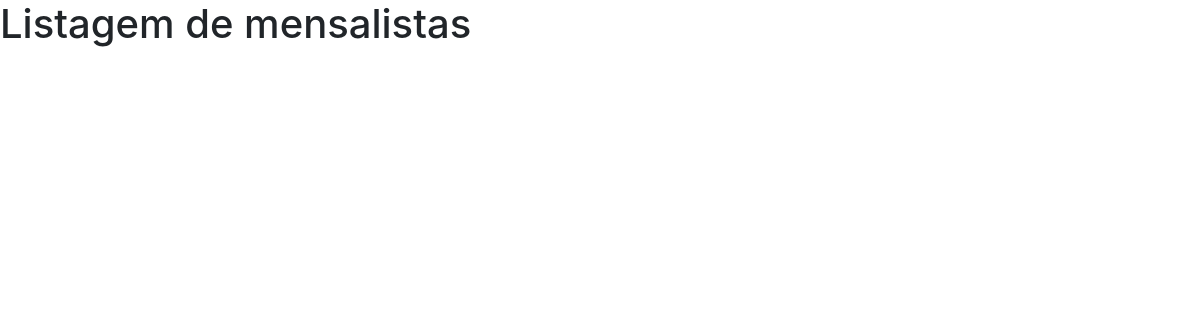
The app's page /listagem_mensalistas/ (signed in), older data.
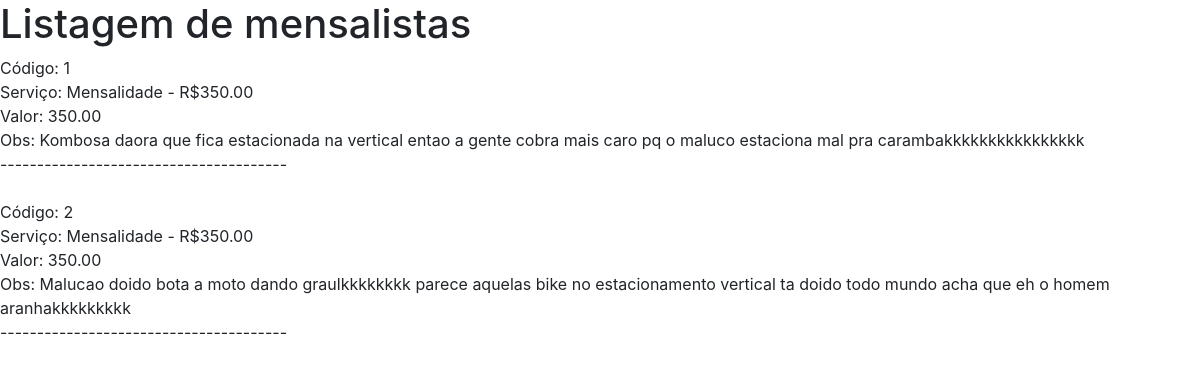
The same page, newer data.
### core/models.py (models this page shows, shortened)
class Mensalista(models.Model):
    mensalidade = models.ForeignKey("Parametro", on_delete=models.CASCADE)
    id_veiculo = models.ForeignKey("Veiculo", on_delete=models.CASCADE)
    observacao = models.TextField(blank=True, null=True)
    class Meta:
        verbose_name_plural = 'Mensalistas'

class Parametro(models.Model):
    descricao = models.CharField(max_length=20)
    valor = models.DecimalField(max_digits=8, decimal_places=2)
    def __str__(self):
        return f'{self.descricao} - R${self.valor}'
    class Meta:
        verbose_name_plural = 'Parâmetros'

### core/views.py (the view)
# urls.py: path('listagem_mensalistas/', listagem_mensalistas, name='url_listagem_mensalistas'),
@login_required
def listagem_mensalistas(request):
    dados = Mensalista.objects.all()
    contexto = {'mensalistas': dados}
    return render(request, 'core/listagem_mensalistas.html', contexto)

### core/templates/core/listagem_mensalistas.html (shortened to what this page needs)
{% extends 'base.html' %}
{% block main %}
    <h1>Listagem de mensalistas</h1>
    {% for mensalista in mensalistas %}
        Código: {{ mensalista.id }} <br>
        Serviço: {{ mensalista.mensalidade }} <br>
        Valor: {{ mensalista.mensalidade.valor }} <br>
        Obs: {{ mensalista.observacao }} <br>
        --------------------------------------- <br> <br>
    {% endfor %}
{% endblock %}

Row changes from the older to the newer data that the page shows:
added Mensalista: id "1", mensalidade "Mensalidade - R$350.00", mensalidade.valor "350.00", observacao "Kombosa daora que fica estacionada na vertical entao a gente cobra mais caro pq o maluco estaciona mal pra carambakkkkkkkkkkkkkkkk"
added Mensalista: id "2", mensalidade "Mensalidade - R$350.00", mensalidade.valor "350.00", observacao "Malucao doido bota a moto dando graulkkkkkkkk parece aquelas bike no estacionamento vertical ta doido todo mundo acha que eh o homem aranhakkkkkkkkk"
